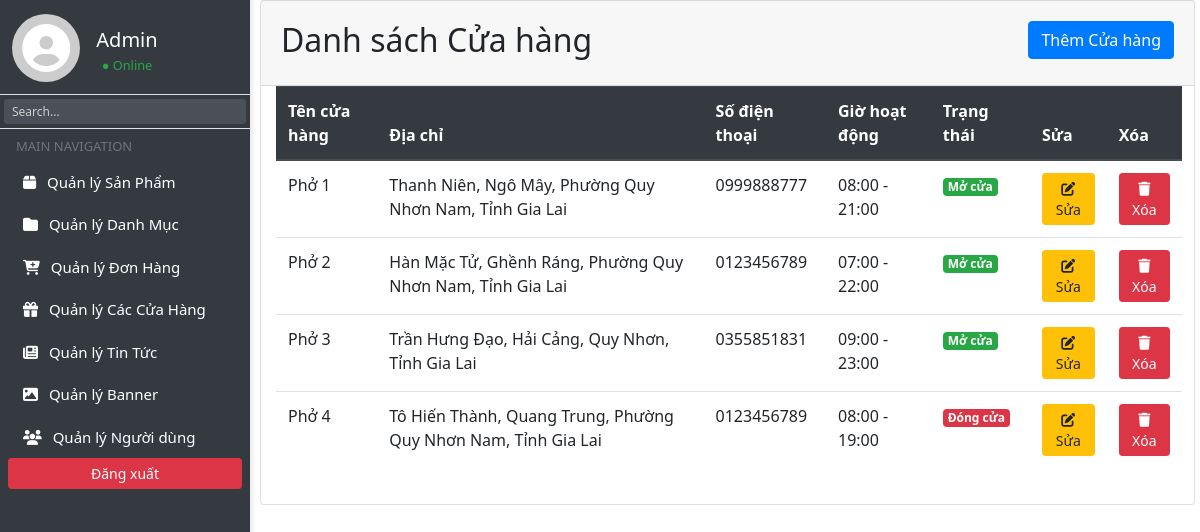
The app's page /admin/index.php?page_layout=cuahang (signed in) with its own data.
### tables this page shows
CREATE TABLE `stores` (
  `id` int(11) NOT NULL,
  `name` varchar(255) NOT NULL,
  `address` text NOT NULL,
  `phone` varchar(20) NOT NULL,
  `opening_hours` varchar(50) NOT NULL,
  `status` varchar(50) NOT NULL
);

### admin/cuahang/danhsach.php (the view, shortened to what this page needs)
<?php
$sql = "SELECT * FROM stores ORDER BY id ASC";
$query = mysqli_query($connect, $sql);
?>
<div class="container-fluid">
    <div class="card">
        <div class="card-header d-flex justify-content-between align-items-center" style="padding-top: 25px; padding-bottom: 25px;">
            <h2 class="mb-0">Danh sách Cửa hàng</h2>
            <a class="btn btn-primary" href="index.php?page_layout=them_cuahang">Thêm Cửa hàng</a>
        </div>
        <div class="card-body">
            <table class="table table-hover">
                <thead class="thead-dark">
                    <tr>
                        <th>Tên cửa hàng</th>
                        <th>Địa chỉ</th>
                        <th>Số điện thoại</th>
                        <th>Giờ hoạt động</th>
                        <th>Trạng thái</th>
                        <th>Sửa</th>
                        <th>Xóa</th>
                    </tr>
                </thead>
                <tbody>
                    <?php
                    if (mysqli_num_rows($query) > 0) {
                        while ($row = mysqli_fetch_assoc($query)) {
                    ?>
                        <tr>
                            <td><?php echo htmlspecialchars($row['name']); ?></td>
                            <td><?php echo htmlspecialchars($row['address']); ?></td>
                            <td><?php echo htmlspecialchars($row['phone']); ?></td>
                            <td><?php echo htmlspecialchars($row['opening_hours']); ?></td>
                            <td>
                                <?php
                                $status = $row['status'];
                                if ($status === 'Mở cửa') {
                                    echo '<span class="badge badge-success">Mở cửa</span>';
                                } else {
                                    echo '<span class="badge badge-danger">Đóng cửa</span>';
                                }
                                ?>
                            </td>
                            <td>
                                <a class="btn btn-sm btn-warning" href="index.php?page_layout=sua_cuahang&id=<?php echo $row['id']; ?>">
                                    <i class="fas fa-edit"></i> Sửa
                                </a>
                            </td>
                            <td>
                                <a class="btn btn-sm btn-danger" onclick="return Del('<?php echo htmlspecialchars(addslashes($row['name'])); ?>')"
                                   href="index.php?page_layout=xoa_cuahang&id=<?php echo $row['id']; ?>">
                                    <i class="fas fa-trash"></i> Xóa
                                </a>
                            </td>
                        </tr>
                    <?php
                        }
                    } ?>
                </tbody>
            </table>
        </div>
    </div>
</div>

### admin/assets/style1.css (style rules this page uses)
body { margin: 0; padding: 0; font-family: "Segoe UI", sans-serif; }
.d-flex { justify-content: flex-start; margin-bottom: -20px; margin-top: -5px; }
.card-body { margin-left: -5px; margin-right: -8px; }

### records on screen
stores: name "Phở 1", address "Thanh Niên, Ngô Mây, Phường Quy Nhơn Nam, Tỉnh Gia Lai", phone "0999888777", opening_hours "08:00 - 21:00", status "Mở cửa"
stores: name "Phở 2", address "Hàn Mặc Tử, Ghềnh Ráng, Phường Quy Nhơn Nam, Tỉnh Gia Lai", phone "0123456789", opening_hours "07:00 - 22:00", status "Mở cửa"
stores: name "Phở 3", address "Trần Hưng Đạo, Hải Cảng, Quy Nhơn, Tỉnh Gia Lai", phone "0355851831", opening_hours "09:00 - 23:00", status "Mở cửa"
stores: name "Phở 4", address "Tô Hiến Thành, Quang Trung, Phường Quy Nhơn Nam, Tỉnh Gia Lai", phone "0123456789", opening_hours "08:00 - 19:00", status "Đóng cửa"
